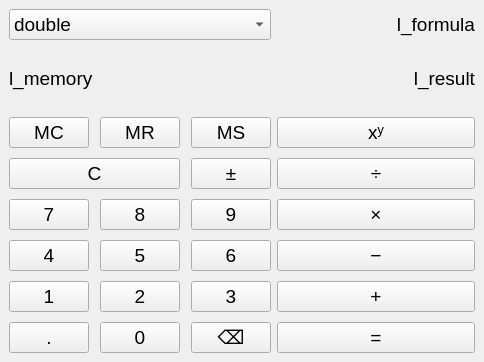
<?xml version="1.0" encoding="UTF-8"?>
<ui version="4.0">
 <class>MainWindow</class>
 <widget class="QMainWindow" name="MainWindow">
  <property name="geometry">
   <rect>
    <x>0</x>
    <y>0</y>
    <width>484</width>
    <height>362</height>
   </rect>
  </property>
  <property name="sizePolicy">
   <sizepolicy hsizetype="Preferred" vsizetype="Preferred">
    <horstretch>0</horstretch>
    <verstretch>0</verstretch>
   </sizepolicy>
  </property>
  <property name="font">
   <font>
    <pointsize>14</pointsize>
   </font>
  </property>
  <property name="windowTitle">
   <string>Калькулятор</string>
  </property>
  <widget class="QWidget" name="centralwidget">
   <layout class="QGridLayout" name="gridLayout" rowstretch="0,0,0" columnstretch="0,0">
    <item row="2" column="0">
     <layout class="QGridLayout" name="gridLayout_2">
      <property name="leftMargin">
       <number>0</number>
      </property>
      <property name="horizontalSpacing">
       <number>11</number>
      </property>
      <property name="verticalSpacing">
       <number>10</number>
      </property>
      <item row="0" column="1">
       <widget class="QPushButton" name="btn_mem_get">
        <property name="sizePolicy">
         <sizepolicy hsizetype="Minimum" vsizetype="Preferred">
          <horstretch>0</horstretch>
          <verstretch>0</verstretch>
         </sizepolicy>
        </property>
        <property name="text">
         <string>MR</string>
        </property>
       </widget>
      </item>
      <item row="1" column="0" colspan="2">
       <widget class="QPushButton" name="btn_clear">
        <property name="sizePolicy">
         <sizepolicy hsizetype="Minimum" vsizetype="Preferred">
          <horstretch>0</horstretch>
          <verstretch>0</verstretch>
         </sizepolicy>
        </property>
        <property name="text">
         <string>C</string>
        </property>
       </widget>
      </item>
      <item row="1" column="2">
       <widget class="QPushButton" name="btn_reverse">
        <property name="sizePolicy">
         <sizepolicy hsizetype="Minimum" vsizetype="Preferred">
          <horstretch>0</horstretch>
          <verstretch>0</verstretch>
         </sizepolicy>
        </property>
        <property name="text">
         <string>±</string>
        </property>
       </widget>
      </item>
      <item row="0" column="0">
       <widget class="QPushButton" name="btn_mem_clear">
        <property name="sizePolicy">
         <sizepolicy hsizetype="Minimum" vsizetype="Preferred">
          <horstretch>0</horstretch>
          <verstretch>0</verstretch>
         </sizepolicy>
        </property>
        <property name="text">
         <string>MC</string>
        </property>
       </widget>
      </item>
      <item row="2" column="0">
       <widget class="QPushButton" name="btn_7">
        <property name="sizePolicy">
         <sizepolicy hsizetype="Minimum" vsizetype="Preferred">
          <horstretch>0</horstretch>
          <verstretch>0</verstretch>
         </sizepolicy>
        </property>
        <property name="text">
         <string>7</string>
        </property>
       </widget>
      </item>
      <item row="0" column="2">
       <widget class="QPushButton" name="btn_mem_save">
        <property name="sizePolicy">
         <sizepolicy hsizetype="Minimum" vsizetype="Preferred">
          <horstretch>0</horstretch>
          <verstretch>0</verstretch>
         </sizepolicy>
        </property>
        <property name="text">
         <string>MS</string>
        </property>
       </widget>
      </item>
      <item row="4" column="0">
       <widget class="QPushButton" name="btn_1">
        <property name="sizePolicy">
         <sizepolicy hsizetype="Minimum" vsizetype="Preferred">
          <horstretch>0</horstretch>
          <verstretch>0</verstretch>
         </sizepolicy>
        </property>
        <property name="text">
         <string>1</string>
        </property>
       </widget>
      </item>
      <item row="3" column="0">
       <widget class="QPushButton" name="btn_4">
        <property name="sizePolicy">
         <sizepolicy hsizetype="Minimum" vsizetype="Preferred">
          <horstretch>0</horstretch>
          <verstretch>0</verstretch>
         </sizepolicy>
        </property>
        <property name="text">
         <string>4</string>
        </property>
       </widget>
      </item>
      <item row="5" column="0">
       <widget class="QPushButton" name="tb_extra">
        <property name="sizePolicy">
         <sizepolicy hsizetype="Minimum" vsizetype="Preferred">
          <horstretch>0</horstretch>
          <verstretch>0</verstretch>
         </sizepolicy>
        </property>
        <property name="text">
         <string>.</string>
        </property>
       </widget>
      </item>
      <item row="2" column="1">
       <widget class="QPushButton" name="btn_8">
        <property name="sizePolicy">
         <sizepolicy hsizetype="Minimum" vsizetype="Preferred">
          <horstretch>0</horstretch>
          <verstretch>0</verstretch>
         </sizepolicy>
        </property>
        <property name="text">
         <string>8</string>
        </property>
       </widget>
      </item>
      <item row="3" column="1">
       <widget class="QPushButton" name="btn_5">
        <property name="sizePolicy">
         <sizepolicy hsizetype="Minimum" vsizetype="Preferred">
          <horstretch>0</horstretch>
          <verstretch>0</verstretch>
         </sizepolicy>
        </property>
        <property name="text">
         <string>5</string>
        </property>
       </widget>
      </item>
      <item row="4" column="1">
       <widget class="QPushButton" name="btn_2">
        <property name="sizePolicy">
         <sizepolicy hsizetype="Minimum" vsizetype="Preferred">
          <horstretch>0</horstretch>
          <verstretch>0</verstretch>
         </sizepolicy>
        </property>
        <property name="text">
         <string>2</string>
        </property>
       </widget>
      </item>
      <item row="5" column="1">
       <widget class="QPushButton" name="btn_0">
        <property name="sizePolicy">
         <sizepolicy hsizetype="Minimum" vsizetype="Preferred">
          <horstretch>0</horstretch>
          <verstretch>0</verstretch>
         </sizepolicy>
        </property>
        <property name="text">
         <string>0</string>
        </property>
       </widget>
      </item>
      <item row="2" column="2">
       <widget class="QPushButton" name="btn_9">
        <property name="sizePolicy">
         <sizepolicy hsizetype="Minimum" vsizetype="Preferred">
          <horstretch>0</horstretch>
          <verstretch>0</verstretch>
         </sizepolicy>
        </property>
        <property name="text">
         <string>9</string>
        </property>
       </widget>
      </item>
      <item row="3" column="2">
       <widget class="QPushButton" name="btn_6">
        <property name="sizePolicy">
         <sizepolicy hsizetype="Minimum" vsizetype="Preferred">
          <horstretch>0</horstretch>
          <verstretch>0</verstretch>
         </sizepolicy>
        </property>
        <property name="text">
         <string>6</string>
        </property>
       </widget>
      </item>
      <item row="4" column="2">
       <widget class="QPushButton" name="btn_3">
        <property name="sizePolicy">
         <sizepolicy hsizetype="Minimum" vsizetype="Preferred">
          <horstretch>0</horstretch>
          <verstretch>0</verstretch>
         </sizepolicy>
        </property>
        <property name="text">
         <string>3</string>
        </property>
       </widget>
      </item>
      <item row="5" column="2">
       <widget class="QPushButton" name="btn_backspace">
        <property name="sizePolicy">
         <sizepolicy hsizetype="Minimum" vsizetype="Preferred">
          <horstretch>0</horstretch>
          <verstretch>0</verstretch>
         </sizepolicy>
        </property>
        <property name="text">
         <string>⌫</string>
        </property>
       </widget>
      </item>
     </layout>
    </item>
    <item row="1" column="0" colspan="2">
     <layout class="QHBoxLayout" name="horizontalLayout">
      <item>
       <widget class="QLabel" name="l_memory">
        <property name="text">
         <string>l_memory</string>
        </property>
       </widget>
      </item>
      <item>
       <widget class="QLabel" name="l_result">
        <property name="text">
         <string>l_result</string>
        </property>
        <property name="alignment">
         <set>Qt::AlignmentFlag::AlignRight|Qt::AlignmentFlag::AlignTrailing|Qt::AlignmentFlag::AlignVCenter</set>
        </property>
       </widget>
      </item>
     </layout>
    </item>
    <item row="0" column="1">
     <widget class="QLabel" name="l_formula">
      <property name="text">
       <string>l_formula</string>
      </property>
      <property name="alignment">
       <set>Qt::AlignmentFlag::AlignRight|Qt::AlignmentFlag::AlignTrailing|Qt::AlignmentFlag::AlignVCenter</set>
      </property>
     </widget>
    </item>
    <item row="2" column="1">
     <layout class="QGridLayout" name="gridLayout_3">
      <property name="spacing">
       <number>10</number>
      </property>
      <item row="3" column="0">
       <widget class="QPushButton" name="btn_minus">
        <property name="sizePolicy">
         <sizepolicy hsizetype="Minimum" vsizetype="Preferred">
          <horstretch>0</horstretch>
          <verstretch>0</verstretch>
         </sizepolicy>
        </property>
        <property name="text">
         <string>−</string>
        </property>
       </widget>
      </item>
      <item row="1" column="0">
       <widget class="QPushButton" name="btn_div">
        <property name="sizePolicy">
         <sizepolicy hsizetype="Minimum" vsizetype="Preferred">
          <horstretch>0</horstretch>
          <verstretch>0</verstretch>
         </sizepolicy>
        </property>
        <property name="text">
         <string>÷</string>
        </property>
       </widget>
      </item>
      <item row="0" column="0">
       <widget class="QPushButton" name="btn_pow">
        <property name="sizePolicy">
         <sizepolicy hsizetype="Minimum" vsizetype="Preferred">
          <horstretch>0</horstretch>
          <verstretch>0</verstretch>
         </sizepolicy>
        </property>
        <property name="text">
         <string>xʸ</string>
        </property>
       </widget>
      </item>
      <item row="4" column="0">
       <widget class="QPushButton" name="btn_plus">
        <property name="sizePolicy">
         <sizepolicy hsizetype="Minimum" vsizetype="Preferred">
          <horstretch>0</horstretch>
          <verstretch>0</verstretch>
         </sizepolicy>
        </property>
        <property name="text">
         <string>+</string>
        </property>
       </widget>
      </item>
      <item row="2" column="0">
       <widget class="QPushButton" name="btn_mult">
        <property name="sizePolicy">
         <sizepolicy hsizetype="Minimum" vsizetype="Preferred">
          <horstretch>0</horstretch>
          <verstretch>0</verstretch>
         </sizepolicy>
        </property>
        <property name="text">
         <string>×</string>
        </property>
       </widget>
      </item>
      <item row="5" column="0">
       <widget class="QPushButton" name="btn_count">
        <property name="text">
         <string>=</string>
        </property>
       </widget>
      </item>
     </layout>
    </item>
    <item row="0" column="0">
     <widget class="QComboBox" name="cmb_controller">
      <item>
       <property name="text">
        <string>double</string>
       </property>
      </item>
      <item>
       <property name="text">
        <string>float</string>
       </property>
      </item>
      <item>
       <property name="text">
        <string>uint8_t</string>
       </property>
      </item>
      <item>
       <property name="text">
        <string>int</string>
       </property>
      </item>
      <item>
       <property name="text">
        <string>int64_t</string>
       </property>
      </item>
      <item>
       <property name="text">
        <string>size_t</string>
       </property>
      </item>
      <item>
       <property name="text">
        <string>Rational</string>
       </property>
      </item>
     </widget>
    </item>
   </layout>
  </widget>
 </widget>
 <resources/>
 <connections/>
</ui>
